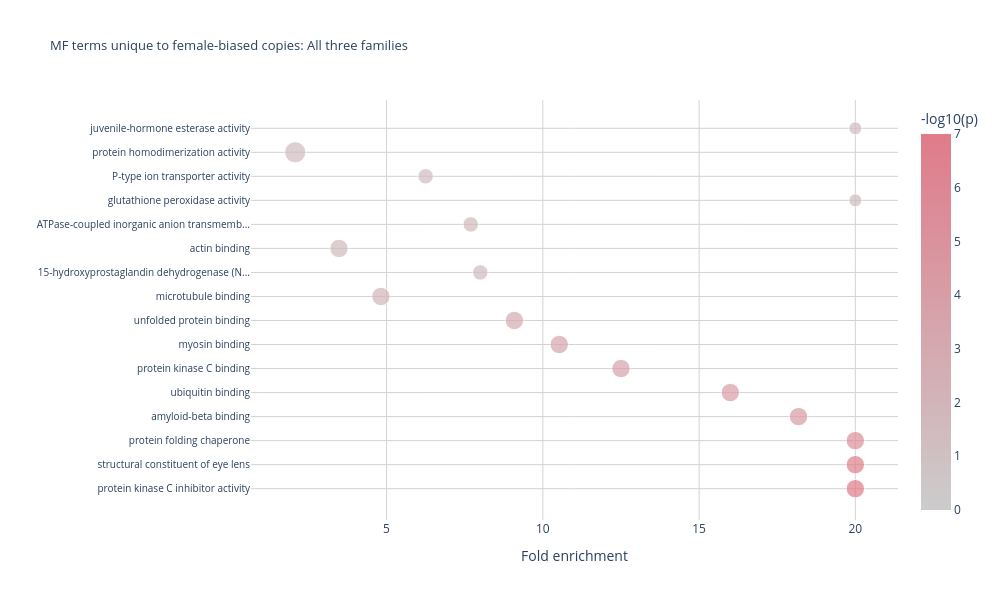

This figure's notebook cell:
### Markdown cell above
MF: Female biased copies in All three

### Code cell
at_female_mf = df[
    (df["description_set"] == "AllThree_femaleCopies") &
    (df["ontology"] == "MF")
].copy()

at_male_mf_ids = set(df[
    (df["description_set"] == "AllThree_maleCopies") &
    (df["ontology"] == "MF")
]["GO.ID"])

at_female_mf_unique = at_female_mf[~at_female_mf["GO.ID"].isin(at_male_mf_ids)].copy()
at_female_mf_unique["Term_short"] = at_female_mf_unique["Term"].str[:120]
at_female_mf_unique = at_female_mf_unique.sort_values("weight01").head(16)
y_order = at_female_mf_unique.sort_values("weight01", ascending=False)["Term_short"].tolist()
at_female_mf_unique["size_local"] = np.sqrt(at_female_mf_unique["Significant"])

fig = px.scatter(
    at_female_mf_unique,
    x="fold_enrichment_capped",
    y="Term_short",
    size="size_local",
    color="neg_log10_p",
    color_continuous_scale=SCALE_FEMALE,
    range_color=[0, 7],
    size_max=15,
    category_orders={"Term_short": y_order},
    labels={
        "neg_log10_p":           "-log10(p)",
        "Significant":           "Observed genes",
        "fold_enrichment_capped": "Fold enrichment",
        "Term_short":            ""
    },
    title="MF terms unique to female-biased copies: All three families",
    hover_data={"Significant": True, "size_local": False}
)

fig.update_layout(
    width=1000,
    height=600,
    font=dict(size=12),
    title=dict(font=dict(size=13)),
    plot_bgcolor="white",
    paper_bgcolor="white",
    coloraxis_colorbar=dict(title="-log10(p)"),
)

fig.update_xaxes(showgrid=True, gridcolor="lightgrey")
fig.update_yaxes(showgrid=True, gridcolor="lightgrey", tickfont=dict(size=10))

fig.show()

### Figure 1 — Plotly figure (JSON) as saved in the notebook; plotly's stock layout.template omitted (floating-point values rounded to 4 significant figures)
{"data": [{"customdata": [[4.0, 2.0], [4.0, 2.0], [4.0, 2.0], [4.0, 2.0], [4.0, 2.0], [4.0, 2.0], [4.0, 2.0], [4.0, 2.0], [4.0, 2.0], [2.0, 1.414], [4.0, 2.0], [2.0, 1.414], [1.0, 1.0], [2.0, 1.414], [7.0, 2.646], [1.0, 1.0]], "hovertemplate": "Fold enrichment=%{x}<br>=%{y}<br>Observed genes=%{customdata[0]}<br>-log10(p)=%{marker.color}<extra></extra>", "legendgroup": "", "marker": {"color": [6.959, 6.658, 5.252, 4.237, 4.0, 3.62, 3.301, 3.046, 2.052, 1.586, 1.571, 1.561, 1.41, 1.387, 1.341, 1.333], "coloraxis": "coloraxis", "size": [2.0, 2.0, 2.0, 2.0, 2.0, 2.0, 2.0, 2.0, 2.0, 1.414, 2.0, 1.414, 1.0, 1.414, 2.646, 1.0], "sizemode": "area", "sizeref": 0.01176, "symbol": "circle"}, "mode": "markers", "name": "", "orientation": "h", "showlegend": false, "type": "scatter", "x": [20.0, 20.0, 20.0, 18.18, 16.0, 12.5, 10.53, 9.091, 4.819, 8.0, 3.478, 7.692, 20.0, 6.25, 2.077, 20.0], "xaxis": "x", "y": ["protein kinase C inhibitor activity", "structural constituent of eye lens", "protein folding chaperone", "amyloid-beta binding", "ubiquitin binding", "protein kinase C binding", "myosin binding", "unfolded protein binding", "microtubule binding", "15-hydroxyprostaglandin dehydrogenase (N...", "actin binding", "ATPase-coupled inorganic anion transmemb...", "glutathione peroxidase activity", "P-type ion transporter activity", "protein homodimerization activity", "juvenile-hormone esterase activity"], "yaxis": "y"}], "layout": {"coloraxis": {"cmax": 7, "cmin": 0, "colorbar": {"title": {"text": "-log10(p)"}}, "colorscale": [[0, "#CCCCCC"], [1, "#E07B8A"]]}, "font": {"size": 12}, "height": 600, "legend": {"itemsizing": "constant", "tracegroupgap": 0}, "paper_bgcolor": "white", "plot_bgcolor": "white", "title": {"font": {"size": 13}, "text": "MF terms unique to female-biased copies: All three families"}, "width": 1000, "xaxis": {"anchor": "y", "domain": [0, 1], "gridcolor": "lightgrey", "showgrid": true, "title": {"text": "Fold enrichment"}}, "yaxis": {"anchor": "x", "categoryarray": ["protein kinase C inhibitor activity", "structural constituent of eye lens", "protein folding chaperone", "amyloid-beta binding", "ubiquitin binding", "protein kinase C binding", "myosin binding", "unfolded protein binding", "microtubule binding", "15-hydroxyprostaglandin dehydrogenase (N...", "actin binding", "ATPase-coupled inorganic anion transmemb...", "glutathione peroxidase activity", "P-type ion transporter activity", "protein homodimerization activity", "juvenile-hormone esterase activity"], "categoryorder": "array", "domain": [0, 1], "gridcolor": "lightgrey", "showgrid": true, "tickfont": {"size": 10}, "title": {"text": ""}}}}
